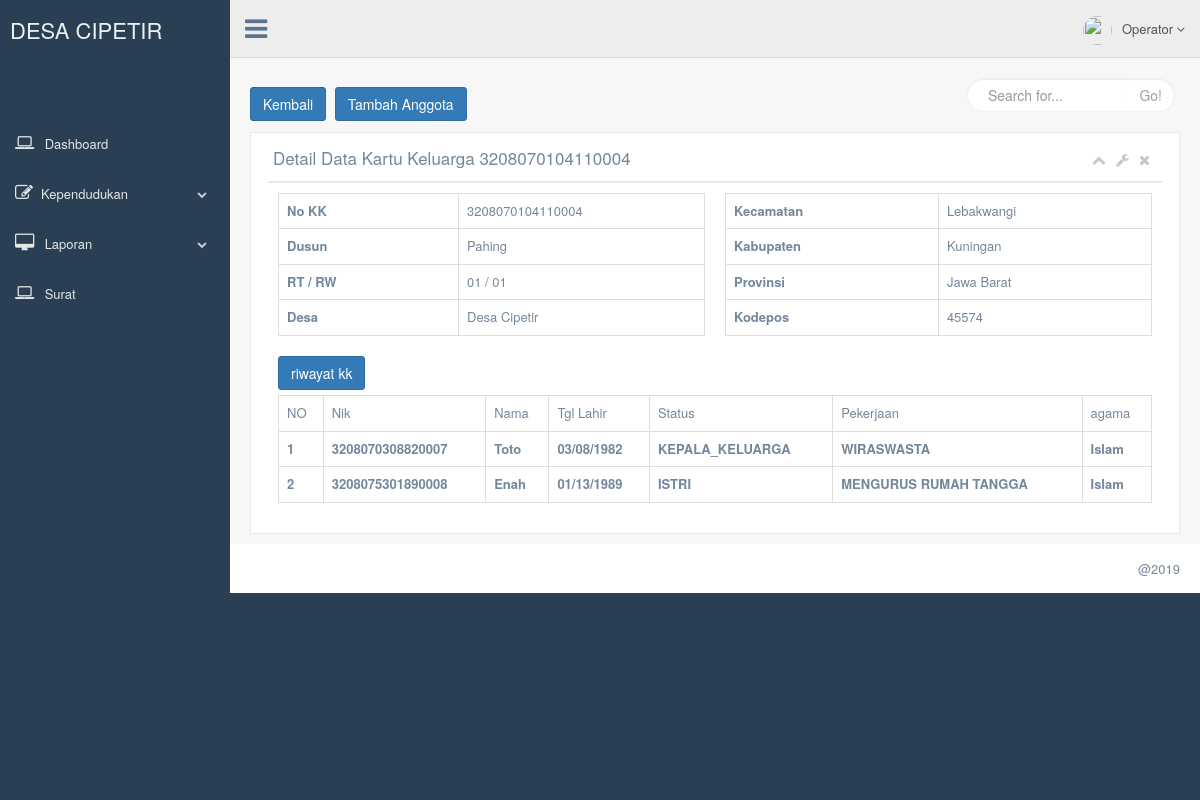
The page /pages/kk/detailkk.php?no_kk=3208070104110004 (signed in) on the database its author committed.
### tables this page shows
CREATE TABLE `klasifikasi_kk` (
  `id_kla` varchar(100) NOT NULL,
  `no_kk` varchar(100) NOT NULL,
  `nik` varchar(100) NOT NULL,
  `statuskk` varchar(50) NOT NULL
);

CREATE TABLE `penduduk` (
  `nik` varchar(100) NOT NULL,
  `nama` varchar(150) DEFAULT NULL,
  `tempat_lahir` varchar(50) DEFAULT NULL,
  `tanggal_lahir` varchar(20) DEFAULT NULL,
  `dusun` varchar(20) DEFAULT NULL,
  `rt` varchar(3) DEFAULT NULL,
  `rw` varchar(3) DEFAULT NULL,
  `jk` varchar(10) DEFAULT NULL,
  `golongan_darah` varchar(5) DEFAULT NULL,
  `alamat` text DEFAULT NULL,
  `status_keluarga` varchar(50) DEFAULT NULL,
  `status_perkawinan` varchar(20) DEFAULT NULL,
  `pendidikan` varchar(50) DEFAULT NULL,
  `pekerjaan` varchar(50) DEFAULT NULL,
  `kewarganegaraan` varchar(50) DEFAULT NULL,
  `agama` varchar(30) DEFAULT NULL,
  `ayah` varchar(50) DEFAULT NULL,
  `ibu` varchar(50) DEFAULT NULL,
  `status` varchar(1) DEFAULT NULL,
  `status_cari` varchar(1) DEFAULT NULL,
  `tanggal_masuk` varchar(10) NOT NULL
);

CREATE TABLE `kk` (
  `no_kk` varchar(100) NOT NULL,
  `kec` varchar(20) DEFAULT NULL,
  `kab` varchar(20) DEFAULT NULL,
  `provinsi` varchar(20) DEFAULT NULL,
  `kodepos` varchar(20) DEFAULT NULL
);

### pages/kk/show.php (called while the page is built)
<?php
include('../../config/koneksi.php');
$get_id_warga = $_GET['no_kk'];
$query ="SELECT * FROM penduduk JOIN klasifikasi_kk ON penduduk.nik=klasifikasi_kk.nik WHERE no_kk = $get_id_warga";
$hasil = mysqli_query($db, $query);
$data_warga = array();
while ($row = mysqli_fetch_assoc($hasil)) {
  $data_warga[] = $row;
}

### pages/kk/detailkk.php (the view, shortened to what this page needs)
 <?php include('../mode/top.php') ?>
<?php include('show.php') ?>
        <div class="right_col" role="main">
          <div class="">
            <div class="page-title">
              <div class="title_left">
              <br>
               <a href="../kk/"><button type="button" class="btn btn-primary">Kembali</button></a>
               <a href="addkeluarga.php?no_kk=<?php echo $data_warga[0]['no_kk']; ?>"><button type="button" class="btn btn-primary">Tambah Anggota</button></a>
              </div>
              <div class="title_right">
                <div class="col-md-5 col-sm-5 col-xs-12 form-group pull-right top_search">
                  <div class="input-group">
                    <input type="text" class="form-control" placeholder="Search for...">
                    <span class="input-group-btn">
                      <button class="btn btn-default" type="button">Go!</button>
                    </span>
                  </div>
                </div>
              </div>
            </div>
            <div class="clearfix"></div>
            <div class="row">
              <div class="col-md-12 col-sm-12 col-xs-12">
                <div class="x_panel">
                  <div class="x_title">
                    <h2>Detail Data Kartu Keluarga <?php echo $data_warga[0]['no_kk'] ?></h2>
                    <ul class="nav navbar-right panel_toolbox">
                      <li><a class="collapse-link"><i class="fa fa-chevron-up"></i></a>
                      </li>
                      <li class="dropdown">
                        <a href="#" class="dropdown-toggle" data-toggle="dropdown" role="button" aria-expanded="false"><i class="fa fa-wrench"></i></a>
                      </li>
                      <li><a class="close-link"><i class="fa fa-close"></i></a>
                      </li>
                    </ul>
                    <div class="clearfix"></div>
                  </div>
                  <div class="col-md-6">
      <table class="table table-bordered">
          <tr>
              <th width="180">No KK</th>
              <td><?php echo $data_warga[0]['no_kk'] ?></td>
          </tr>
          <tr>
              <th>Dusun</th>
              <td><?php echo $data_warga[0]['dusun'] ?></td>
          </tr>
          <tr>
              <th>RT / RW</th>
              <td><?php echo $data_warga[0]['rt'] ?> / <?php echo $data_warga[0]['rw'] ?></td>
          </tr>
           <tr>
              <th>Desa</th>
              <td><?php echo $data_warga[0]['alamat'] ?></td>
          </tr>
      </table>
    </div>
    <div class="col-md-6">
      <table class="table table-bordered">
      <?php include('../../config/koneksi.php');
    $get = $_GET['no_kk'];
$query = mysqli_query($db, "SELECT * FROM kk  WHERE no_kk = '$get'");
$data = mysqli_fetch_array($query);
if (!empty ($data))
   {
          echo
          "<tr>
              <th>Kecamatan</th>
              <td>".$data['kec']."</td>
          </tr>
          <tr>
              <th>Kabupaten</th>
              <td>".$data['kab']."</td>
          </tr>
          <tr>
              <th>Provinsi</th>
              <td>".$data['provinsi']."</td>
          </tr>
          <tr>
              <th>Kodepos</th>
              <td>".$data['kodepos']."</td>
          </tr>
          </tr>";
        }
          ?>
      </table>
    </div>
    <div class="col-md-12">
    <a href="riwayat.php?no_kk=<?php echo $data_warga[0]['no_kk']; ?>"><button type="button" class="btn btn-primary">riwayat kk</button></a>
      <table class="table table-bordered">
        <tr>
          <td>NO</td>
          <td>Nik</td>
          <td>Nama</td>
          <td>Tgl Lahir</td>
          <td>Status</td>
          <td>Pekerjaan</td>
          <td>agama</td>
        </tr>
        <?php
       $get = $_GET['no_kk'];
       $query = mysqli_query($db, "SELECT * FROM klasifikasi_kk JOIN penduduk ON penduduk.nik=klasifikasi_kk.nik WHERE no_kk='$get' AND status='1' OR status='2'");
       $data_warga = array();
      while ($row = mysqli_fetch_assoc($query)) {
        $data_warga[] = $row;
      }
        $no= 0;
        if(!empty($data_warga))
        foreach ($data_warga as $warga) :
          $no++;
          echo "
        <tr>
          <th>".$no."</th>
          <th>".$warga['nik']."</th>
          <th>".$warga['nama']."</th>
          <th>".$warga['tanggal_lahir']."</th>
          <th>".$warga['statuskk']."</th>
          <th>".$warga['pekerjaan']."</th>
          <th>".$warga['agama']."</th>
        </tr>";
        endforeach
      ?>
      </table>
    </div>
  </div>
</div>
</div>
</div>
</div>
<?php include('../mode/bottom.php') ?>

### rows shown on the page
klasifikasi_kk: no_kk "3208070104110004", nik.nik "3208070308820007", nik.nama "Toto", nik.tanggal_lahir "03/08/1982", statuskk "KEPALA_KELUARGA", nik.pekerjaan "WIRASWASTA", nik.agama "Islam"
penduduk: dusun "Pahing", rt "01", rw "01", alamat "Desa Cipetir"
kk: kec "Lebakwangi", kab "Kuningan", provinsi "Jawa Barat", kodepos "45574"
klasifikasi_kk: nik.nik "3208075301890008", nik.nama "Enah", nik.tanggal_lahir "01/13/1989", statuskk "ISTRI", nik.pekerjaan "MENGURUS RUMAH TANGGA", nik.agama "Islam"
